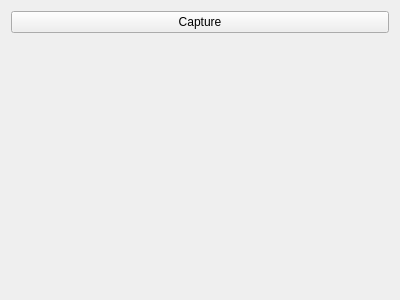
<?xml version="1.0" encoding="UTF-8"?>
<ui version="4.0">
 <class>extCameraWindow</class>
 <widget class="QWidget" name="extCameraWindow">
  <property name="geometry">
   <rect>
    <x>0</x>
    <y>0</y>
    <width>400</width>
    <height>300</height>
   </rect>
  </property>
  <property name="windowTitle">
   <string>Form</string>
  </property>
  <layout class="QVBoxLayout" name="verticalLayout_2">
   <item>
    <layout class="QVBoxLayout" name="verticalLayout">
     <item>
      <layout class="QHBoxLayout" name="horizontalLayout">
       <item>
        <widget class="QPushButton" name="pushButton">
         <property name="text">
          <string>Capture</string>
         </property>
        </widget>
       </item>
      </layout>
     </item>
     <item>
      <widget class="QWidget" name="cameraWidget" native="true">
       <layout class="QHBoxLayout" name="horizontalLayout_2">
        <property name="leftMargin">
         <number>0</number>
        </property>
        <property name="topMargin">
         <number>0</number>
        </property>
        <property name="rightMargin">
         <number>0</number>
        </property>
        <property name="bottomMargin">
         <number>0</number>
        </property>
       </layout>
      </widget>
     </item>
    </layout>
   </item>
  </layout>
 </widget>
 <resources/>
 <connections/>
</ui>
